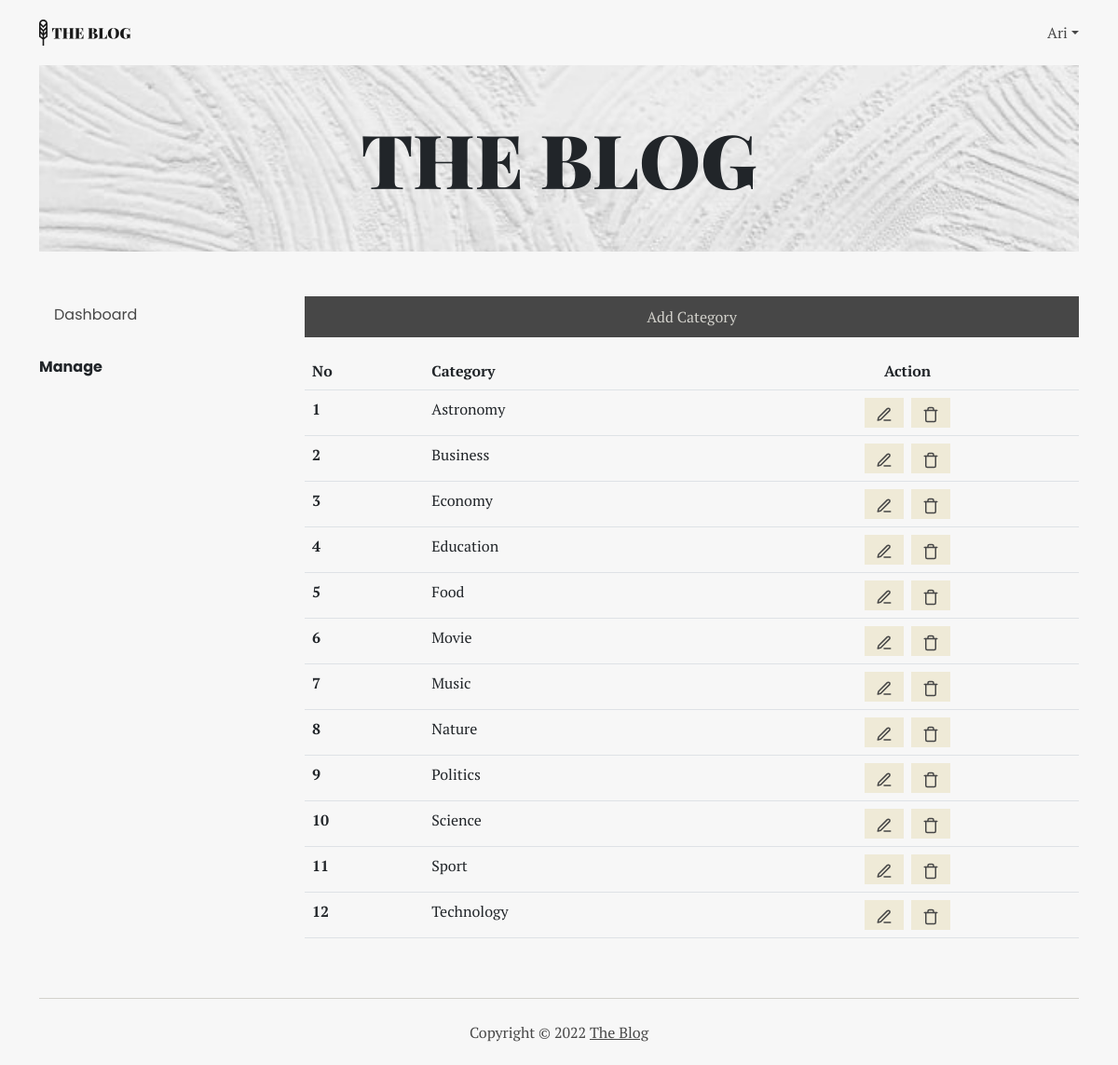
The page /dashboard/category/index.php (signed in) on the database as committed earlier.
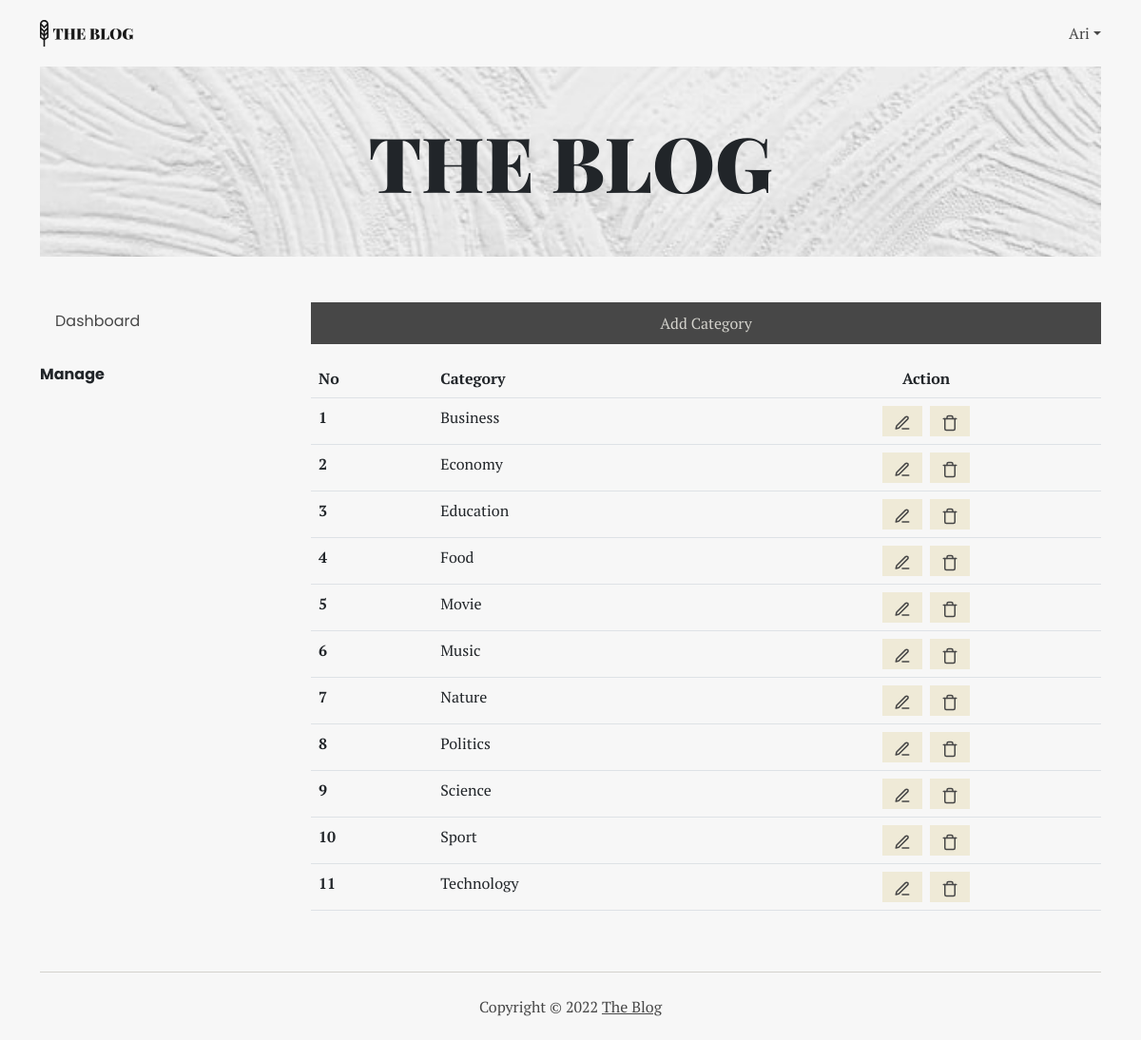
The same page on the database as committed later.
### tables this page shows
CREATE TABLE `category` (
  `id` int(11) NOT NULL,
  `name` varchar(255) NOT NULL,
  `createdAt` datetime NOT NULL
);

### dashboard/category/index.php (the view, shortened to what this page needs)
<?php
include '../../connection.php';
$sql = "SELECT * FROM category ORDER BY name";
$query = mysqli_query($conn, $sql);
?>
<!DOCTYPE html>
<html lang="en">
<head>
	<link rel="stylesheet" href="../../style/bootstrap.min.css" />
	<link rel="stylesheet" href="../../style/main.css" />
</head>
<body>
	<div class="container">
		<nav class="nav-main" aria-label="main navigation">
			<a href="../../"><img src="../../assets/logo.svg" alt="The Blog Logo" /></a>
			<div>
				<?php if ($_SESSION['user_id']) { ?>
					<p class="m-0 rounded-0 dropdown-toggle cursor-pointer" data-bs-toggle="dropdown" aria-expanded="false"><?= $_SESSION['user_first_name']; ?></p>
				<?php } ?>
			</div>
		</nav>
		<header>
			<section class="banner">
				<img src="../../assets/banner.jpg" alt="Banner" />
				<h1 class="display-1">THE BLOG</h1>
			</section>
		</header>
		<main>
			<div class="row my-5">
				<aside class="col-12 col-md-3 mb-4">
					<div class="manage">
						<nav class="nav-side mb-4 p-0" aria-label="Manage Navigation">
							<a href="../">
								<p>Dashboard</p>
							</a>
						</nav>
						<p class="manage__title">Manage</p>
					</div>
				</aside>
				<section class="col-12 col-md-9">
					<a href="./add_form.php" class="btn-primary mb-3">Add Category</a>
					<div class="overflow-auto">
						<table class="table">
							<tr>
								<th>No</th>
								<th>Category</th>
								<th class="text-center">Action</th>
							</tr>
							<?php
							$no = 1;
							while ($row = mysqli_fetch_array($query)) {
								$name = $row['name'];
							?>
								<tr>
									<th><?= $no ?></th>
									<td><?= $row['name'] ?></td>
									<td>
										<div class="d-flex justify-content-center align-items-center gap-2">
											<a href="./edit_form.php?id=<?= $row['id'] ?>" title="edit"><img src="../../assets/ic_edit.svg" alt="" /></a>
											<a href="./delete.php?id=<?= $row['id'] ?>" title="delete" onclick="return confirm('Do you want to delete <?= $name ?> category?')"><img src="../../assets/ic_trash.svg" alt="" /></a>
										</div>
									</td>
								</tr>
							<?php
								$no++;
							}
							?>
						</table>
					</div>
				</section>
		</main>
		<footer>
			<p>Copyright © <?= date('Y') ?> <a href="#">The Blog</a></p>
		</footer>
	</div>
</body>
</html>

Rows that differ between the two databases and show on the page:
removed category: name "Astronomy"
